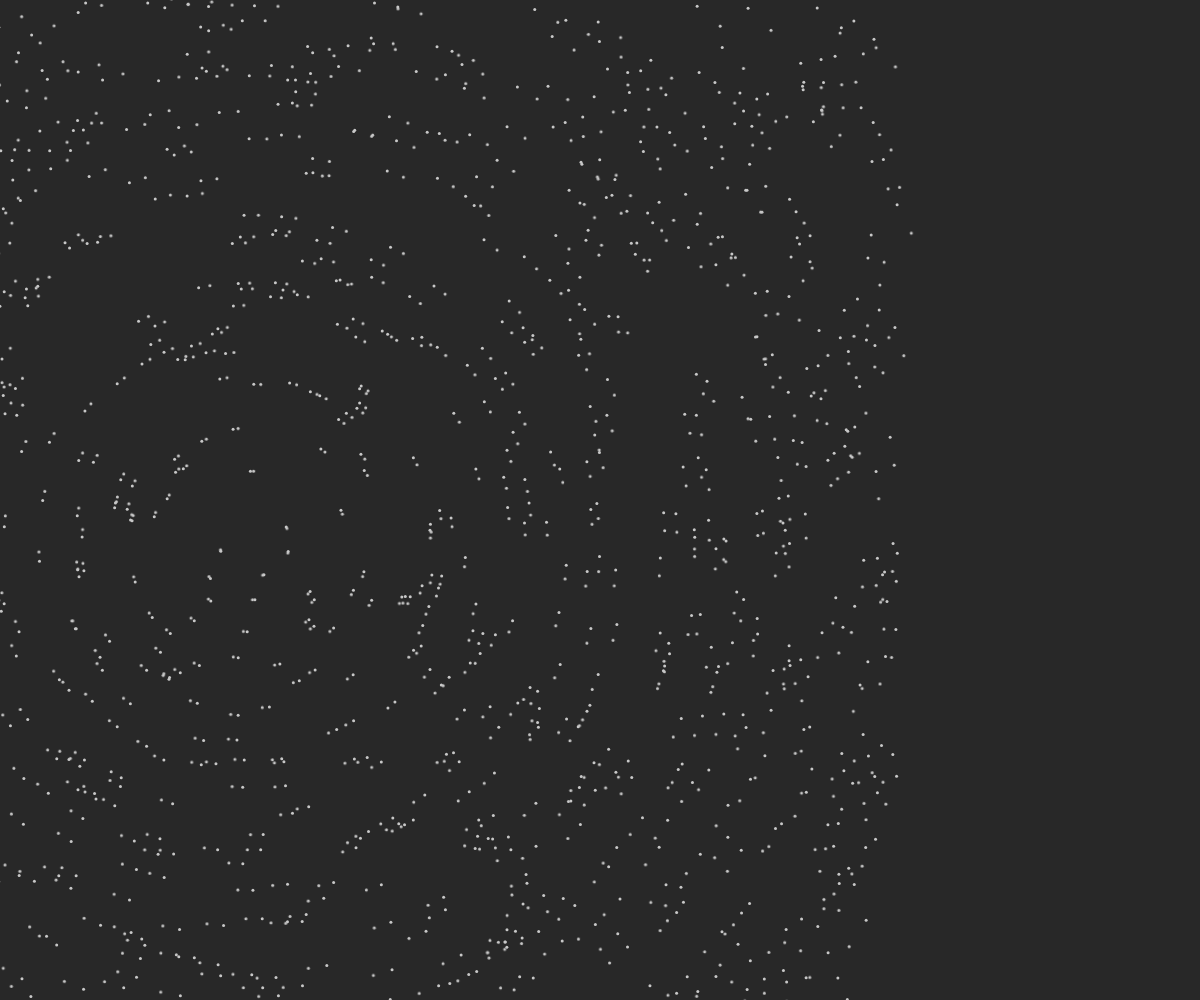
Frame 1 (no input)
Frame 60 (no input): identical to frame 1, image omitted
Frame 120 (the mouse pressed at the canvas centre since frame 60): identical to frame 1, image omitted

The p5.js sketch that drew this single still picture (run headless with seeded random() and noise() and a simulated clock; from frame 60 on, the mouse is pressed at the canvas centre):

// p5.js sketch
// ── sketch.js
"use strict";

/*
Based off of Zachary Williams' work here
https://medium.com/front-end-hacking/learning-the-p5-canvas-drawing-library-in-es6-and-webpack-bf514a679544
*/
function setup() {
	var gfx = createGraphics(window.innerWidth, window.innerHeight);
	var gfx2 = void 0;

	createCanvas(window.innerWidth, window.innerHeight);
	angleMode(DEGREES);
	imageMode(CENTER);
	translate(window.innerWidth / 4, window.innerHeight / 2);

	background(40);
	gfx.stroke(200);
	gfx.strokeWeight(3);
	for (var i = 0; i < 1000; i++) {
		gfx.point(Math.random() * window.innerWidth, Math.random() * window.innerHeight);
	}

	gfx2 = gfx;

	image(gfx, 0, 0);
	rotate(2.5);
	image(gfx2, 2, 2);
}

function draw() {}
